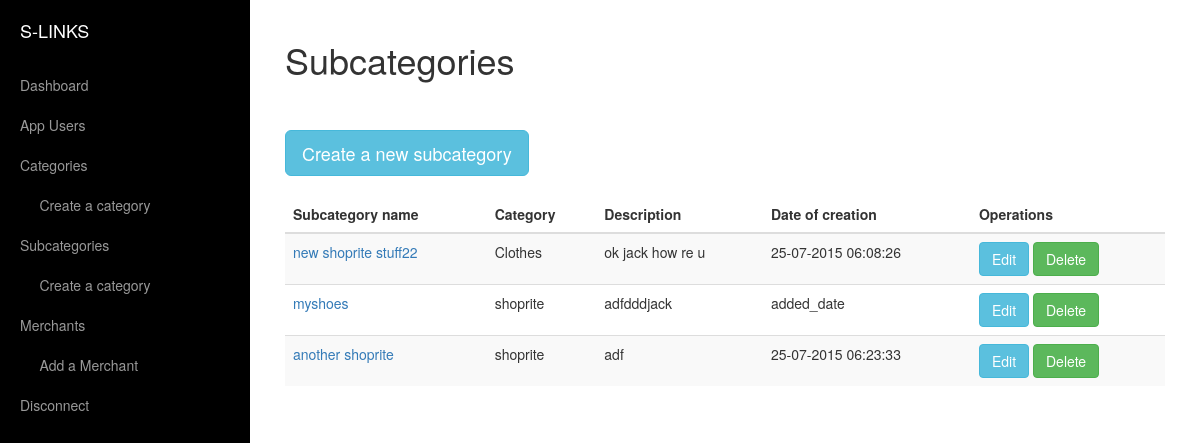
Screenshot of /subcategories/index.php with the database file from the repository.
### tables this page shows
CREATE TABLE IF NOT EXISTS `subcategories` (
  `id` int(11) NOT NULL AUTO_INCREMENT,
  `subcat_name` varchar(255) NOT NULL,
  `subcat_uniq_id` varchar(255) NOT NULL,
  `category_uniq_id` varchar(255) NOT NULL,
  `subcat_image_path` varchar(255) NOT NULL,
  `description` text NOT NULL,
  `added_date` varchar(255) NOT NULL,
  `deleted` varchar(255) NOT NULL,
  PRIMARY KEY (`id`)
);

CREATE TABLE IF NOT EXISTS `categories` (
  `id` int(11) NOT NULL AUTO_INCREMENT,
  `category_name` varchar(255) NOT NULL,
  `category_uniq_id` varchar(255) NOT NULL,
  `category_description` text NOT NULL,
  `image_main` varchar(255) NOT NULL,
  `added_date` varchar(255) NOT NULL,
  `deleted` varchar(255) NOT NULL,
  PRIMARY KEY (`id`)
);

### functions.php (called while the page is built, shortened)
<?php
function get_category_name($category_id){
    $mysqli = new mysqli('localhost','root','','slinks');
    $query1 = $mysqli->query("SELECT category_name from categories where category_uniq_id = '$category_id'");
     $row1 = $query1->fetch_assoc();
    return $row1['category_name'];
}
?>

### subcategories/index.php (the view, shortened to what this page needs)
<?php
include("../functions.php");
$page = (int)(!isset($_GET["page"]) ? 1 : $_GET["page"]);
$per_page = 10;
$startpoint = ($page * $per_page) - $per_page;
$statement = "`subcategories` where deleted='no' order by category_uniq_id  ";
$results = $mysqli->query("SELECT * FROM {$statement} LIMIT {$startpoint} , {$per_page}");
    $get_total_rows = $results->num_rows;
?>
<!DOCTYPE html>
<html lang="en">
<head>
    <link href="../css/bootstrap.min.css" rel="stylesheet">
    <link href="../css/simple-sidebar.css" rel="stylesheet">
</head>
<body>
    <div id="wrapper">
 <?php include("../left_menu.php"); ?>
        <div id="page-content-wrapper">
            <div class="container-fluid">
                <div class="row">
                    <div class="col-lg-12">
                        <h1>Subcategories</h1><br><br>
                    <a href="create_subcat.php" class="btn btn-info btn-lg">Create a new subcategory</a><br><br>
<?php
 if($get_total_rows != 0){
?>
 <table class="table table-striped">
    <thead>
      <tr>
        <th>Subcategory name</th>
        <th>Category </th>
        <th>Description</th>
        <th>Date of creation</th>
        <th>Operations</th>
      </tr>
    </thead>
    <tbody>
<?php
      while ($row_subcat = $results->fetch_assoc()) {
?>
      <tr>
        <td>  <a href="view_subcat.php?subcat_uniq_id=<?php echo $row_subcat["subcat_uniq_id"];  ?>"><?php echo $row_subcat["subcat_name"]; ?> </a></td>
        <td><?php echo  get_category_name($row_subcat["category_uniq_id"]); ?></td>
        <td><?php echo  substr($row_subcat["description"],0,80); ?></td>
        <td><?php  echo $row_subcat["added_date"]; ?></td>
        <td>
        <a href="edit_subcat.php?subcat_uniq_id=<?php echo $row_subcat["subcat_uniq_id"];?>" class="btn btn-info">Edit</a>
        <a href="delete_subcat.php?subcat_uniq_id=<?php echo $row_subcat["subcat_uniq_id"];?>" onclick='return confirmDelete()' class="btn btn-success">Delete</a>
         </td>
      </tr>
<?php
}
?>
    </tbody>
  </table>
<?php
}
else{
?>
<p>No subcategories yet.</p>
<?php
}
?>
                    </div>
                </div>
            </div>
        </div>
    </div>
</body>
</html>

### left_menu.php (shortened to what this page needs)
<div id="sidebar-wrapper">
    <ul class="sidebar-nav">
        <li class="sidebar-brand">
            <a href="#" style="color:white"> S-LINKS</a>
        </li>
        <li>
            <a href="../index.php">Dashboard</a>
        </li>
                        <li>
            <a href="#">App Users</a>
        </li>
        <li>
            <a href="#">Categories</a>
        </li>
        <li>
            <a href="#">&nbsp;&nbsp;&nbsp;&nbsp; Create a category</a>
        </li>
         <li>
            <a href="subcategories/index.php">Subcategories</a>
        </li>
        <li>
            <a href="subcategories/create_subcat.php">&nbsp;&nbsp;&nbsp;&nbsp; Create a category</a>
        </li>
        <li>
            <a href="#">Merchants</a>
        </li>
        <li>
            <a href="#">&nbsp;&nbsp;&nbsp;&nbsp; Add a Merchant</a>
        </li>
          <li>
            <a href="../disconnect.php">Disconnect</a>
        </li>
    </ul>
</div>

### css/simple-sidebar.css (style rules this page uses)
#wrapper { padding-left: 0; -webkit-transition: all 0.5s ease; -moz-transition: all 0.5s ease; -o-transition: all 0.5s ease; transition: all 0.5s ease; }
#sidebar-wrapper { z-index: 1000; position: fixed; left: 250px; width: 0; height: 100%; margin-left: -250px; overflow-y: auto; background: #000; -webkit-transition: all 0.5s ease; -moz-transition: all 0.5s ease; -o-transition: all 0.5s ease; transition: all 0.5s ease; }
#page-content-wrapper { width: 100%; position: absolute; padding: 15px; }
.sidebar-nav { position: absolute; top: 0; width: 250px; margin: 0; padding: 0; list-style: none; }
.sidebar-nav li { text-indent: 20px; line-height: 40px; }
.sidebar-nav li a { display: block; text-decoration: none; color: #999999; }
.sidebar-nav > .sidebar-brand { height: 65px; font-size: 18px; line-height: 60px; }
.sidebar-nav > .sidebar-brand a { color: #999999; }
@media (min-width:768px) { #wrapper { padding-left: 250px; } }
@media (min-width:768px) { #sidebar-wrapper { width: 250px; } }
@media (min-width:768px) { #page-content-wrapper { padding: 20px; position: relative; } }

### rows the page displays
subcategories: subcat_name "new shoprite stuff22", category_uniq.category_name "Clothes", description "ok jack how re u", added_date "25-07-2015 06:08:26"
subcategories: subcat_name "myshoes", category_uniq.category_name "shoprite", description "adfdddjack", added_date "added_date"
subcategories: subcat_name "another shoprite", category_uniq.category_name "shoprite", description "adf", added_date "25-07-2015 06:23:33"
